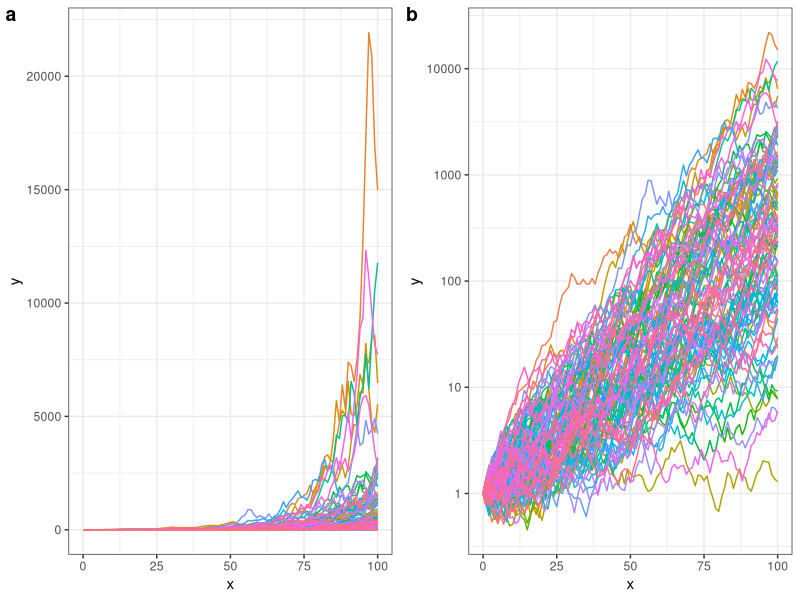
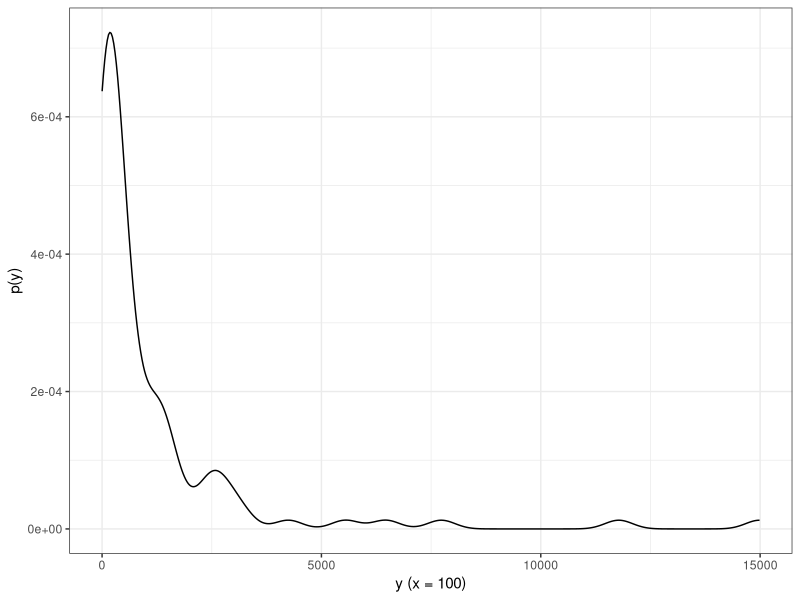
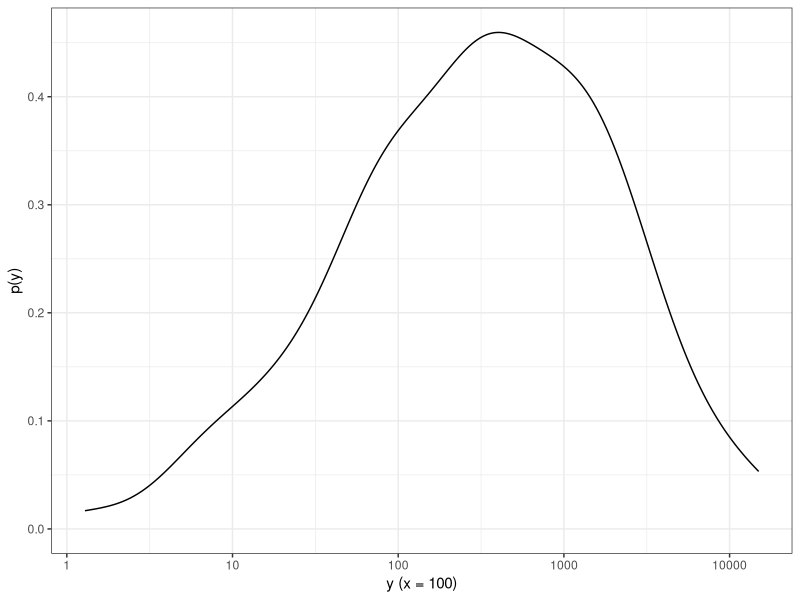
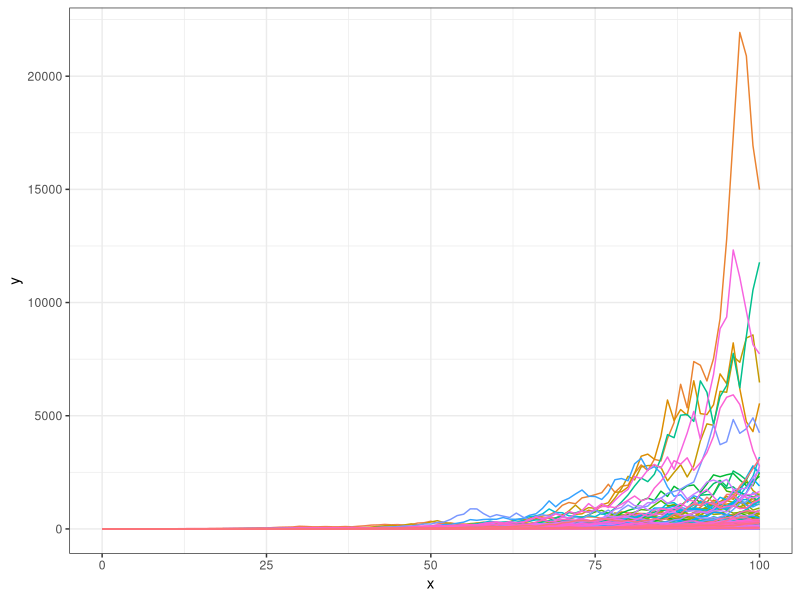
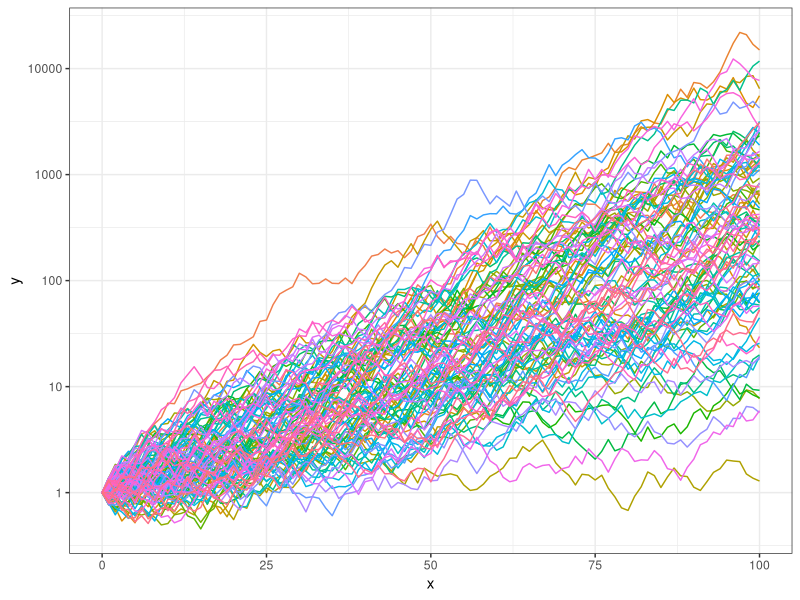

Write R code to recreate these figures, in order. (Note: this script raises an error after producing the figures.)
# Code for generating the plots in chapter 04: House sizes and social meaning
library(tidyverse)


# Log-normal distributions: financial investment example ---------------------

# generate 100 random numbers (uniform distribution) around 1,
  # to use as randomly fluctuating rate in exponential dist.
set.seed(100)
lambda <- function(n = 100, min = 0.75, max = 1.4){
  output <- runif(n = n, min = min, max = max)
  return(output)
}

# make table of 100 individual runs
test5 <- tibble()
for (i in 1:100) {
  one_lambda <- lambda()
  one_run <- tibble(x = 0:100,
                    y = accumulate(one_lambda, prod, .init = 1),
                    # product of previous y and next lambda
                    run = i)
  test5 <- bind_rows(test5, one_run)
}

  # plot all runs in linear and log scales
multi_exp <- ggplot(test5)+
  aes(x, y, colour = as.factor(run))+
  geom_line()+
  theme_bw()+
  theme(legend.position = "none")

multi_exp_log <- ggplot(test5)+
  aes(x, y, colour = as.factor(run))+
  geom_line()+
  scale_y_log10()+
  theme_bw()+
  theme(legend.position = "none")

  # plot density of all values at fixed x
lnorm_from_exp <- ggplot(filter(test5, x == 100))+
  aes(x = y)+
  geom_density()+
  theme_bw()+
  labs(x = "y (x = 100)", y = "p(y)")

lnorm_from_exp_log <- ggplot(filter(test5, x == 100))+
  aes(x = y)+
  geom_density()+
  scale_x_log10()+
  theme_bw()+
  labs(x = "y (x = 100)", y = "p(y)")

library(cowplot)
fig04_multi_exp <- plot_grid(multi_exp, multi_exp_log, labels = "auto")
save(fig04_multi_exp, file = "Results/fig04_multi_exp.RData")

fig04_lnorm_exp <- plot_grid(lnorm_from_exp, lnorm_from_exp_log, labels = "auto")
save(fig04_lnorm_exp, file = "Results/fig04_lnorm_exp.RData")

